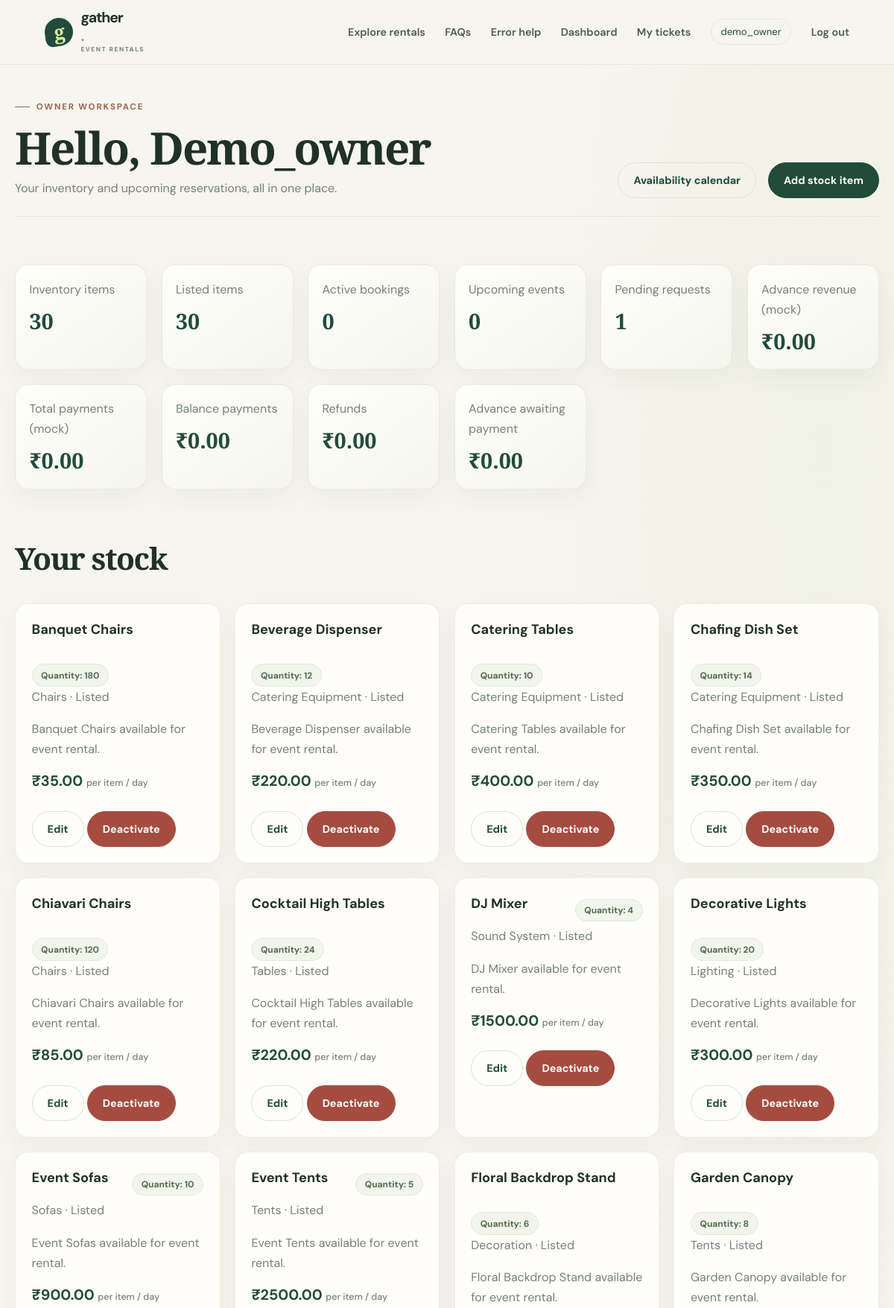
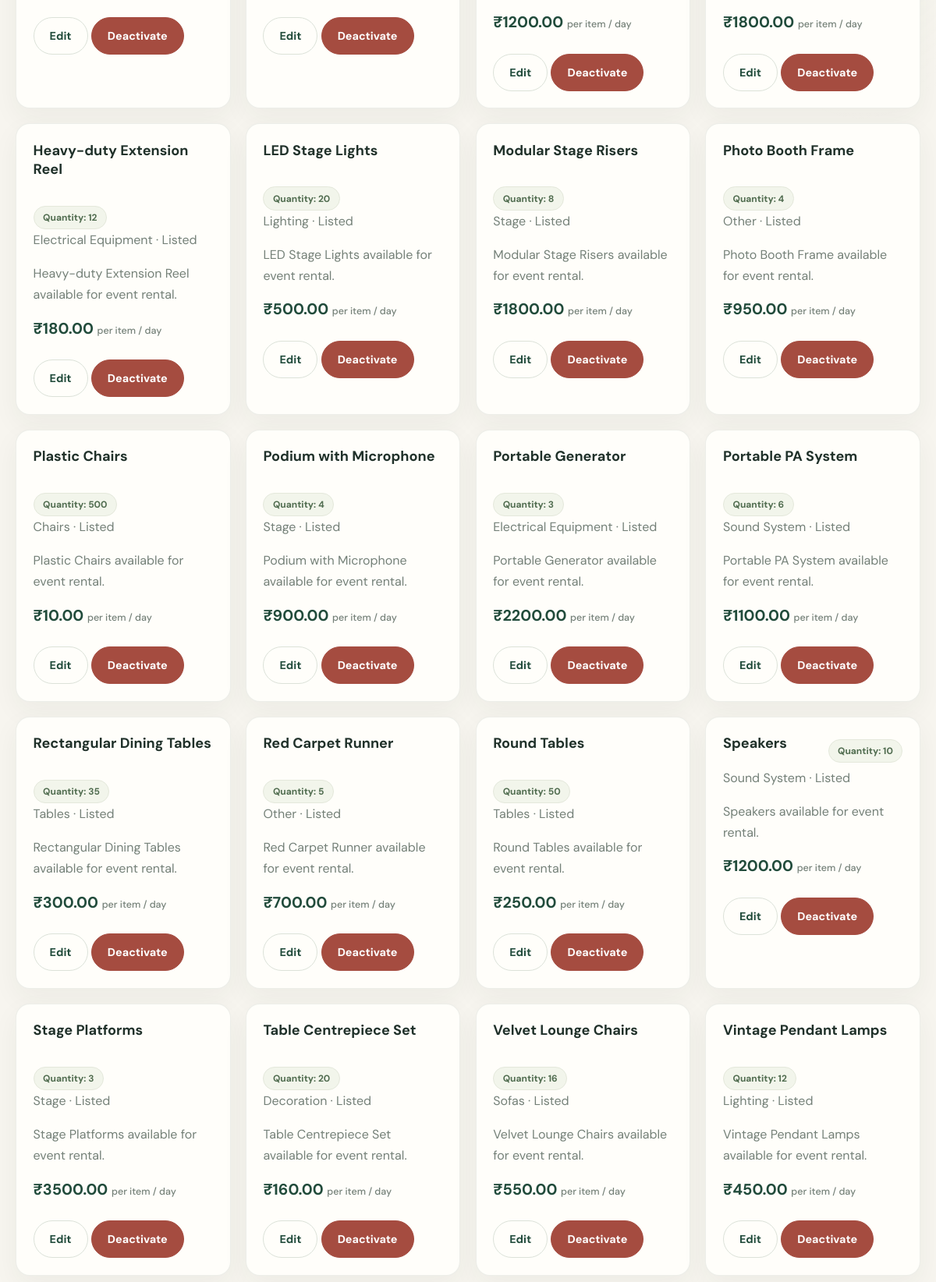
The page /dashboard/ (signed in, upper part) on the database its author committed (2 pictures, top to bottom).
### accounts/models.py (models this page shows, shortened)
class UserProfile(models.Model):
    class Role(models.TextChoices):
        OWNER = 'owner', 'Owner'
        CUSTOMER = 'customer', 'Customer'
    user = models.OneToOneField(
        settings.AUTH_USER_MODEL,
        on_delete=models.CASCADE,
        related_name='profile',
    )
    role = models.CharField(max_length=10, choices=Role.choices)

### inventory/models.py (models this page shows, shortened)
class InventoryItem(models.Model):
    owner = models.ForeignKey(
        settings.AUTH_USER_MODEL,
        on_delete=models.CASCADE,
        related_name='stock_items',
    )
    name = models.CharField(max_length=120)
    category = models.ForeignKey(
        Category,
        on_delete=models.PROTECT,
        related_name='products',
        null=True,
        blank=True,
    )
    description = models.TextField(blank=True)
    image_url = models.URLField(blank=True)
    price_per_day = models.DecimalField(
        max_digits=10,
        decimal_places=2,
        validators=[MinValueValidator(Decimal('0.01'))],
    )
    security_deposit = models.DecimalField(
        max_digits=10,
        decimal_places=2,
        default=Decimal('0.00'),
        validators=[MinValueValidator(Decimal('0.00'))],
    )
    stock = models.PositiveIntegerField(validators=[MinValueValidator(1)])
    is_active = models.BooleanField(default=True)
    created_at = models.DateTimeField(auto_now_add=True)
    updated_at = models.DateTimeField(auto_now=True)
    class Meta:
        ordering = ['name', 'id']
        constraints = [
            models.CheckConstraint(
                condition=models.Q(stock__gte=1),
                name='product_stock_positive',
            ),
        ]

class Category(models.Model):
    name = models.CharField(max_length=80, unique=True)
    created_at = models.DateTimeField(auto_now_add=True)
    class Meta:
        ordering = ['name']
        verbose_name_plural = 'categories'

### myapp/views.py (the view, shortened to what this page needs)
# urls.py: path('dashboard/', views.dashboard, name='dashboard'),
@login_required
def dashboard(request):
    role = user_role(request.user)
    if role == UserProfile.Role.OWNER:
        products = Product.objects.filter(owner=request.user)
        bookings = Booking.objects.filter(owner=request.user).select_related(
            'customer', 'product'
        )
        booking_filter = request.GET.get('status', '')
        if booking_filter in Booking.Status.values:
            bookings = bookings.filter(status=booking_filter)
        today = timezone.localdate()
        date_filter = request.GET.get('period', '')
        if date_filter == 'today':
            bookings = bookings.filter(start_date=today)
        elif date_filter == 'upcoming':
            bookings = bookings.filter(start_date__gt=today)
        elif date_filter == 'completed':
            bookings = bookings.filter(end_date__lt=today)
        payment_totals = Payment.objects.filter(
            booking__owner=request.user,
        ).aggregate(
            advances=Sum('amount', filter=Q(
                payment_type=Payment.PaymentType.ADVANCE,
                status=Payment.Status.SUCCESS,
            )),
            balances=Sum('amount', filter=Q(
                payment_type=Payment.PaymentType.BALANCE,
                status=Payment.Status.SUCCESS,
            )),
            refunds=Sum('amount', filter=Q(
                payment_type=Payment.PaymentType.REFUND,
                status=Payment.Status.SUCCESS,
            )),
        )
        advances = payment_totals['advances'] or Decimal('0.00')
        balances = payment_totals['balances'] or Decimal('0.00')
        refunds = payment_totals['refunds'] or Decimal('0.00')
        pending_payment_bookings = Booking.objects.filter(
            owner=request.user,
            status=Booking.Status.PAYMENT_PENDING,
        )
        metrics = {
            'inventory_count': products.count(),
            'available_inventory_count': products.filter(is_active=True).count(),
            'active_bookings': Booking.objects.filter(
                owner=request.user,
                status=Booking.Status.CONFIRMED,
            ).count(),
            'pending_bookings': Booking.objects.filter(
                owner=request.user,
                status__in=(Booking.Status.PENDING, Booking.Status.PAYMENT_PENDING),
            ).count(),
            'revenue': advances + balances - refunds,
            'advance_revenue': advances,
            'balance_revenue': balances,
            'refunds': refunds,
            'pending_payments': sum(
                (booking.advance_due for booking in pending_payment_bookings),
                Decimal('0.00'),
            ),
            'upcoming_events': Booking.objects.filter(
                owner=request.user,
                status=Booking.Status.CONFIRMED,
                start_date__gte=today,
            ).count(),
        }
    else:
        messages.error(request, 'Your account needs an owner or customer role.')
        return redirect('home')
    return render(
        request,
        'myapp/dashboard.html',
        {
            'role': role,
            'products': products,
            'bookings': bookings,
            'metrics': metrics if role == UserProfile.Role.OWNER else {},
            'status_filter': request.GET.get('status', ''),
            'status_choices': Booking.Status.choices,
            'period_filter': request.GET.get('period', ''),
        },
    )

### bookings/models.py (called while the page is built)
    @property
    def duration_days(self):
        return (self.end_date - self.start_date).days + 1

    @property
    def total_amount(self):
        return self.price_per_day * self.quantity * self.duration_days

    @property
    def advance_due(self):
        amount = self.total_amount * Decimal(self.advance_percent) / Decimal(100)
        return amount.quantize(Decimal('0.01'), rounding=ROUND_HALF_UP)

    @property
    def remaining_amount(self):
        return self.total_amount - self.advance_due

    @property
    def payment_status(self):
        if self.status == self.Status.CONFIRMED:
            return 'Advance paid (demo)'
        if self.status == self.Status.PAYMENT_FAILED:
            return 'Payment failed'
        return 'Advance pending'

### myapp/views.py (called while the page is built)
def user_role(user):
    return UserProfile.objects.filter(user=user).values_list('role', flat=True).first()

### myapp/templates/myapp/dashboard.html (shortened to what this page needs)
{% extends "myapp/base.html" %}
{% block content %}
    <div class="dashboard-heading row">
        <div>
            <p class="eyebrow">{{ role }} workspace</p>
            <h1>Hello, {{ request.user.username }}</h1>
            <p class="muted">{% if role == 'owner' %}Your inventory and upcoming reservations, all in one place.{% else %}A little planning goes a long way. Here’s your rental overview.{% endif %}</p>
        </div>
        {% if role == 'owner' %}
            <div class="row">
                <a class="button secondary" href="{% url 'owner-calendar' %}">Availability calendar</a>
                <a class="button" href="{% url 'add-product' %}">Add stock item</a>
            </div>
        {% else %}
            <a class="button secondary" href="{% url 'home' %}">Browse all items</a>
        {% endif %}
    </div>
    {% if role == 'owner' %}
        <section class="grid section metrics-grid">
            <article class="card"><span class="muted">Inventory items</span><p class="price">{{ metrics.inventory_count }}</p></article>
            <article class="card"><span class="muted">Listed items</span><p class="price">{{ metrics.available_inventory_count }}</p></article>
            <article class="card"><span class="muted">Active bookings</span><p class="price">{{ metrics.active_bookings }}</p></article>
            <article class="card"><span class="muted">Upcoming events</span><p class="price">{{ metrics.upcoming_events }}</p></article>
            <article class="card"><span class="muted">Pending requests</span><p class="price">{{ metrics.pending_bookings }}</p></article>
            <article class="card"><span class="muted">Advance revenue (mock)</span><p class="price">₹{{ metrics.advance_revenue }}</p></article>
            <article class="card"><span class="muted">Total payments (mock)</span><p class="price">₹{{ metrics.revenue }}</p></article>
            <article class="card"><span class="muted">Balance payments</span><p class="price">₹{{ metrics.balance_revenue }}</p></article>
            <article class="card"><span class="muted">Refunds</span><p class="price">₹{{ metrics.refunds }}</p></article>
            <article class="card"><span class="muted">Advance awaiting payment</span><p class="price">₹{{ metrics.pending_payments }}</p></article>
        </section>
        <section class="section">
            <h2>Your stock</h2>
            {% if products %}
                <div class="grid">
                    {% for product in products %}
                        <article class="card">
                            <div class="row">
                                <h3>{% if product.image_url %}<img src="{{ product.image_url }}" alt="" style="width:48px;height:48px;object-fit:cover;border-radius:8px;vertical-align:middle;">{% endif %} {{ product.name }}</h3>
                                <span class="badge">Quantity: {{ product.stock }}</span>
                            </div>
                            <p class="muted">{{ product.category.name|default:"Uncategorized" }} · {{ product.is_active|yesno:"Listed,Inactive" }}</p>
                            <p class="muted">{{ product.description|default:"No description provided." }}</p>
                            <p class="price">₹{{ product.price_per_day }} <span class="muted">per item / day</span></p>
                            <a class="button secondary" href="{% url 'edit-product' product.id %}">Edit</a>
                            {% if product.is_active %}
                                <form class="inline" method="post" action="{% url 'deactivate-product' product.id %}">
                                    <button class="button danger" type="submit">Deactivate</button>
                                </form>
                            {% endif %}
                        </article>
                    {% endfor %}
                </div>
            {% else %}
                <div class="empty">You have not added any stock yet.</div>
            {% endif %}
        </section>
    {% endif %}
{% endblock %}

### myapp/templates/myapp/base.html (shortened to what this page needs)
<!DOCTYPE html>
<html lang="en">
<head>
    {% load static %}
    <link rel="stylesheet" href="{% static 'myapp/css/site.css' %}">
    <link rel="stylesheet" href="{% static 'myapp/css/support.css' %}">
</head>
<body>
    <header class="site-header">
        <a class="brand" href="{% url 'home' %}">
            <span class="brand-mark" aria-hidden="true">g</span>
            <span>gather<span class="brand-dot">.</span><small>EVENT RENTALS</small></span>
        </a>
        <nav class="nav" aria-label="Main navigation">
            <a class="nav-link" href="{% url 'home' %}#inventory">Explore rentals</a>
            <a class="nav-link" href="{% url 'faq-page' %}">FAQs</a>
            <a class="nav-link" href="{% url 'error-codes' %}">Error help</a>
            {% if request.user.is_authenticated %}
                <a class="nav-link" href="{% url 'dashboard' %}">Dashboard</a>
                <a class="nav-link" href="{% url 'my-tickets' %}">My tickets</a>
                <span class="user-chip">{{ request.user.username }}</span>
                <form method="post" action="{% url 'logout' %}">
                    <button class="nav-link nav-button" type="submit">Log out</button>
                </form>
            {% else %}
                <a class="nav-link" href="{% url 'login' %}">Log in</a>
                <a class="button button-small" href="{% url 'signup' %}">Get started <span aria-hidden="true">↗</span></a>
            {% endif %}
        </nav>
    </header>
    <main class="{% block main_class %}{% endblock %}">
        {% block content %}{% endblock %}
    </main>
</body>
</html>

### rows shown on the page
UserProfile: role "OWNER"
InventoryItem: name "Banquet Chairs", stock "180", category.name "Chairs", is_active "Listed", description "Banquet Chairs available for event rental.", price_per_day "35.00", shows "Deactivate"
InventoryItem: name "Beverage Dispenser", stock "12", category.name "Catering Equipment", is_active "Listed", description "Beverage Dispenser available for event rental.", price_per_day "220.00", shows "Deactivate"
InventoryItem: name "Catering Tables", stock "10", category.name "Catering Equipment", is_active "Listed", description "Catering Tables available for event rental.", price_per_day "400.00", shows "Deactivate"
InventoryItem: name "Chafing Dish Set", stock "14", category.name "Catering Equipment", is_active "Listed", description "Chafing Dish Set available for event rental.", price_per_day "350.00", shows "Deactivate"
InventoryItem: name "Chiavari Chairs", stock "120", category.name "Chairs", is_active "Listed", description "Chiavari Chairs available for event rental.", price_per_day "85.00", shows "Deactivate"
InventoryItem: name "Cocktail High Tables", stock "24", category.name "Tables", is_active "Listed", description "Cocktail High Tables available for event rental.", price_per_day "220.00", shows "Deactivate"
InventoryItem: name "DJ Mixer", stock "4", category.name "Sound System", is_active "Listed", description "DJ Mixer available for event rental.", price_per_day "1500.00", shows "Deactivate"
InventoryItem: name "Decorative Lights", stock "20", category.name "Lighting", is_active "Listed", description "Decorative Lights available for event rental.", price_per_day "300.00", shows "Deactivate"
InventoryItem: name "Event Sofas", stock "10", category.name "Sofas", is_active "Listed", description "Event Sofas available for event rental.", price_per_day "900.00", shows "Deactivate"
InventoryItem: name "Event Tents", stock "5", category.name "Tents", is_active "Listed", description "Event Tents available for event rental.", price_per_day "2500.00", shows "Deactivate"
InventoryItem: name "Floral Backdrop Stand", stock "6", category.name "Decoration", is_active "Listed", description "Floral Backdrop Stand available for event rental.", price_per_day "1200.00", shows "Deactivate"
InventoryItem: name "Garden Canopy", stock "8", category.name "Tents", is_active "Listed", description "Garden Canopy available for event rental.", price_per_day "1800.00", shows "Deactivate"
InventoryItem: name "Heavy-duty Extension Reel", stock "12", category.name "Electrical Equipment", is_active "Listed", description "Heavy-duty Extension Reel available for event rental.", price_per_day "180.00", shows "Deactivate"
InventoryItem: name "LED Stage Lights", stock "20", category.name "Lighting", is_active "Listed", description "LED Stage Lights available for event rental.", price_per_day "500.00", shows "Deactivate"
InventoryItem: name "Modular Stage Risers", stock "8", category.name "Stage", is_active "Listed", description "Modular Stage Risers available for event rental.", price_per_day "1800.00", shows "Deactivate"
InventoryItem: name "Photo Booth Frame", stock "4", category.name "Other", is_active "Listed", description "Photo Booth Frame available for event rental.", price_per_day "950.00", shows "Deactivate"
InventoryItem: name "Plastic Chairs", stock "500", category.name "Chairs", is_active "Listed", description "Plastic Chairs available for event rental.", price_per_day "10.00", shows "Deactivate"
InventoryItem: name "Podium with Microphone", stock "4", category.name "Stage", is_active "Listed", description "Podium with Microphone available for event rental.", price_per_day "900.00", shows "Deactivate"
InventoryItem: name "Portable Generator", stock "3", category.name "Electrical Equipment", is_active "Listed", description "Portable Generator available for event rental.", price_per_day "2200.00", shows "Deactivate"
InventoryItem: name "Portable PA System", stock "6", category.name "Sound System", is_active "Listed", description "Portable PA System available for event rental.", price_per_day "1100.00", shows "Deactivate"
InventoryItem: name "Rectangular Dining Tables", stock "35", category.name "Tables", is_active "Listed", description "Rectangular Dining Tables available for event rental.", price_per_day "300.00", shows "Deactivate"
InventoryItem: name "Red Carpet Runner", stock "5", category.name "Other", is_active "Listed", description "Red Carpet Runner available for event rental.", price_per_day "700.00", shows "Deactivate"
InventoryItem: name "Round Tables", stock "50", category.name "Tables", is_active "Listed", description "Round Tables available for event rental.", price_per_day "250.00", shows "Deactivate"
InventoryItem: name "Speakers", stock "10", category.name "Sound System", is_active "Listed", description "Speakers available for event rental.", price_per_day "1200.00", shows "Deactivate"
InventoryItem: name "Stage Platforms", stock "3", category.name "Stage", is_active "Listed", description "Stage Platforms available for event rental.", price_per_day "3500.00", shows "Deactivate"
InventoryItem: name "Table Centrepiece Set", stock "20", category.name "Decoration", is_active "Listed", description "Table Centrepiece Set available for event rental.", price_per_day "160.00", shows "Deactivate"
InventoryItem: name "Velvet Lounge Chairs", stock "16", category.name "Sofas", is_active "Listed", description "Velvet Lounge Chairs available for event rental.", price_per_day "550.00", shows "Deactivate"
InventoryItem: name "Vintage Pendant Lamps", stock "12", category.name "Lighting", is_active "Listed", description "Vintage Pendant Lamps available for event rental.", price_per_day "450.00", shows "Deactivate"

### other values the page prints
{{ request.user.username }} "demo_owner"
{{ request.user.username }} "Demo_owner"
{{ metrics.inventory_count }} "30"
{{ metrics.available_inventory_count }} "30"
{{ metrics.active_bookings }} "0"
{{ metrics.upcoming_events }} "0"
{{ metrics.pending_bookings }} "1"
{{ metrics.advance_revenue }} "0.00"
{{ metrics.revenue }} "0.00"
{{ metrics.balance_revenue }} "0.00"
{{ metrics.refunds }} "0.00"
{{ metrics.pending_payments }} "0.00"
